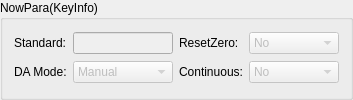
      <widget class="QGroupBox" name="groupBox">
       <property name="sizePolicy">
        <sizepolicy hsizetype="Preferred" vsizetype="Preferred">
         <horstretch>0</horstretch>
         <verstretch>0</verstretch>
        </sizepolicy>
       </property>
       <property name="minimumSize">
        <size>
         <width>240</width>
         <height>0</height>
        </size>
       </property>
       <property name="maximumSize">
        <size>
         <width>400</width>
         <height>16777215</height>
        </size>
       </property>
       <property name="title">
        <string>NowPara(KeyInfo)</string>
       </property>
       <layout class="QGridLayout" name="gridLayout_3">
        <item row="0" column="0">
         <widget class="QLabel" name="labelStandard">
          <property name="sizePolicy">
           <sizepolicy hsizetype="Fixed" vsizetype="Preferred">
            <horstretch>0</horstretch>
            <verstretch>0</verstretch>
           </sizepolicy>
          </property>
          <property name="text">
           <string>Standard:</string>
          </property>
         </widget>
        </item>
        <item row="0" column="1">
         <widget class="QLineEdit" name="lnEditStandard">
          <property name="enabled">
           <bool>false</bool>
          </property>
          <property name="sizePolicy">
           <sizepolicy hsizetype="Preferred" vsizetype="Fixed">
            <horstretch>0</horstretch>
            <verstretch>0</verstretch>
           </sizepolicy>
          </property>
          <property name="minimumSize">
           <size>
            <width>90</width>
            <height>0</height>
           </size>
          </property>
          <property name="maximumSize">
           <size>
            <width>100</width>
            <height>16777215</height>
           </size>
          </property>
         </widget>
        </item>
        <item row="0" column="2">
         <widget class="QLabel" name="label_16">
          <property name="sizePolicy">
           <sizepolicy hsizetype="Fixed" vsizetype="Preferred">
            <horstretch>0</horstretch>
            <verstretch>0</verstretch>
           </sizepolicy>
          </property>
          <property name="text">
           <string>ResetZero:</string>
          </property>
         </widget>
        </item>
        <item row="0" column="3">
         <widget class="QComboBox" name="cmbResetZero">
          <property name="enabled">
           <bool>false</bool>
          </property>
          <property name="sizePolicy">
           <sizepolicy hsizetype="Preferred" vsizetype="Fixed">
            <horstretch>0</horstretch>
            <verstretch>0</verstretch>
           </sizepolicy>
          </property>
          <property name="minimumSize">
           <size>
            <width>90</width>
            <height>0</height>
           </size>
          </property>
          <property name="maximumSize">
           <size>
            <width>100</width>
            <height>16777215</height>
           </size>
          </property>
          <item>
           <property name="text">
            <string>No</string>
           </property>
          </item>
          <item>
           <property name="text">
            <string>Yes</string>
           </property>
          </item>
         </widget>
        </item>
        <item row="1" column="0">
         <widget class="QLabel" name="label_14">
          <property name="sizePolicy">
           <sizepolicy hsizetype="Fixed" vsizetype="Preferred">
            <horstretch>0</horstretch>
            <verstretch>0</verstretch>
           </sizepolicy>
          </property>
          <property name="text">
           <string>DA Mode:</string>
          </property>
         </widget>
        </item>
        <item row="1" column="1">
         <widget class="QComboBox" name="cmbAutoPick">
          <property name="enabled">
           <bool>false</bool>
          </property>
          <property name="sizePolicy">
           <sizepolicy hsizetype="Preferred" vsizetype="Fixed">
            <horstretch>0</horstretch>
            <verstretch>0</verstretch>
           </sizepolicy>
          </property>
          <property name="minimumSize">
           <size>
            <width>90</width>
            <height>0</height>
           </size>
          </property>
          <property name="maximumSize">
           <size>
            <width>100</width>
            <height>16777215</height>
           </size>
          </property>
          <item>
           <property name="text">
            <string>Manual</string>
           </property>
          </item>
          <item>
           <property name="text">
            <string>Auto</string>
           </property>
          </item>
         </widget>
        </item>
        <item row="1" column="2">
         <widget class="QLabel" name="label_15">
          <property name="sizePolicy">
           <sizepolicy hsizetype="Fixed" vsizetype="Preferred">
            <horstretch>0</horstretch>
            <verstretch>0</verstretch>
           </sizepolicy>
          </property>
          <property name="text">
           <string>Continuous:</string>
          </property>
         </widget>
        </item>
        <item row="1" column="3">
         <widget class="QComboBox" name="cmbContinue">
          <property name="enabled">
           <bool>false</bool>
          </property>
          <property name="sizePolicy">
           <sizepolicy hsizetype="Preferred" vsizetype="Fixed">
            <horstretch>0</horstretch>
            <verstretch>0</verstretch>
           </sizepolicy>
          </property>
          <property name="minimumSize">
           <size>
            <width>90</width>
            <height>0</height>
           </size>
          </property>
          <property name="maximumSize">
           <size>
            <width>100</width>
            <height>16777215</height>
           </size>
          </property>
          <item>
           <property name="text">
            <string>No</string>
           </property>
          </item>
          <item>
           <property name="text">
            <string>Yes</string>
           </property>
          </item>
         </widget>
        </item>
       </layout>
      </widget>
